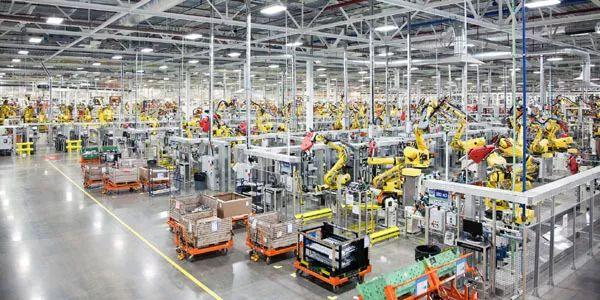
#> input picture pictures/factory.jpg, 600 x 300 px
$ python '3.copy&value.py'
#> lines starting #> are read from the running program, lines starting #| are printed output that depends on the picture; after the words box and inside, x2 and y2 are one past the last pixel; in counts of white or black regions, pixels touching at a corner belong together
# 图像的创建与赋值

import cv2 as cv
import numpy as np

src = cv.imread("./pictures/factory.jpg")
#> src is the input picture: shape (300, 600, 3); mean B, G, R 141.9, 147.8, 150.8
cv.namedWindow("input", cv.WINDOW_FREERATIO)
cv.imshow("input", src)

# 克隆图像
m1 = np.copy(src)
cv.imshow("m1", m1)

# 赋值
m2 = src
src[100:200, 200:300, :] = 255  # 赋值更改指定区域的色域
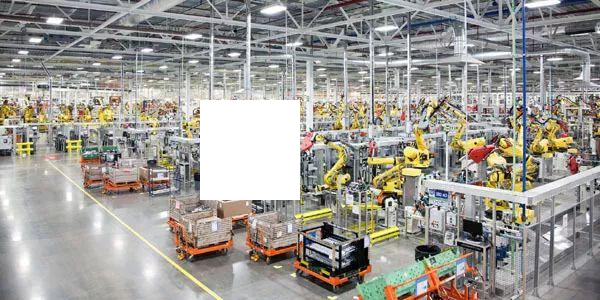
#> src: shape (300, 600, 3); 5.56% of pixels changed, all inside (x1, y1, x2, y2) = (200, 100, 300, 200)
cv.imshow("m2", m2)

m3 = np.zeros(src.shape, src.dtype)
cv.imshow("m3", m3)

m4 = np.zeros([512, 512], np.uint8)
cv.imshow("m4", m4)

m5 = np.ones(shape=[512, 512, 3], dtype=np.uint8)
m5[:, :, 2] = 123  # BGR 图像， 将R层颜色改变
cv.imshow("m5", m5)
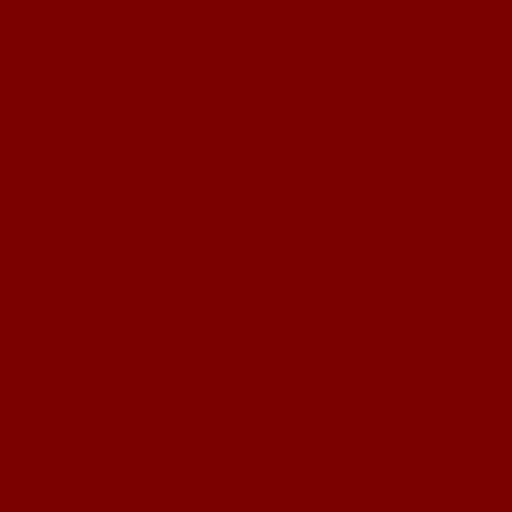
#> window 'm5': shape (512, 512, 3); mean B, G, R 1, 1, 123

cv.waitKey(0)
cv.destroyAllWindows()

$ run again, with pictures/blox.jpg copied over pictures/factory.jpg
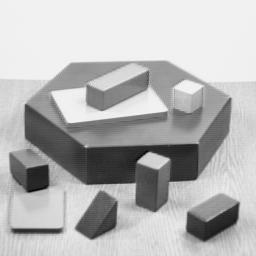
#> input picture pictures/blox.jpg, 256 x 256 px
#> src is the input picture: shape (256, 256, 3); min 0, max 252, mean 182.8
#> `src[100:200, 200:300, :] = 255`:
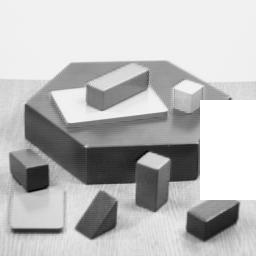
#> src: shape (256, 256, 3); 8.54% of pixels changed, all inside (x1, y1, x2, y2) = (200, 100, 256, 200)
